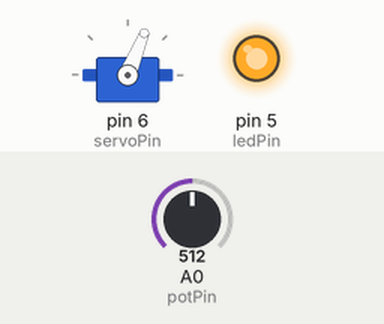
This sketch was run on a simulated Arduino Uno, built with avr-gcc and run on an emulated ATmega328P. Parts: servo, output pins drawn as LEDs (lit = HIGH). The test bench sets the inputs (shaded band); at power-on: A0 (potPin) = 512.

Above: at 1.2 s.
1.3 s: A0 (potPin) set to 405
2.8 s: A0 (potPin) set to 375
At 4.0 s:
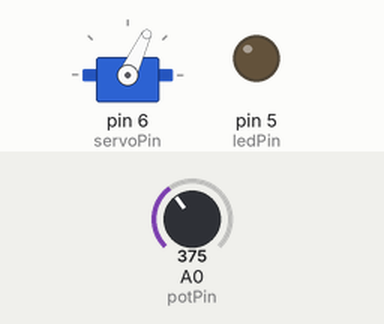
4.3 s: A0 (potPin) set to 306
At 5.1 s:
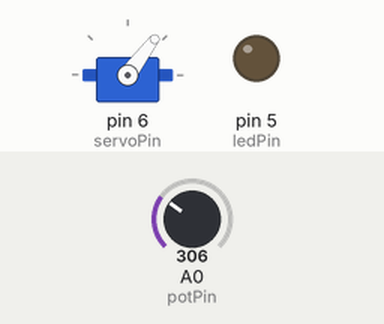
5.8 s: A0 (potPin) set to 122
At 6.1 s:
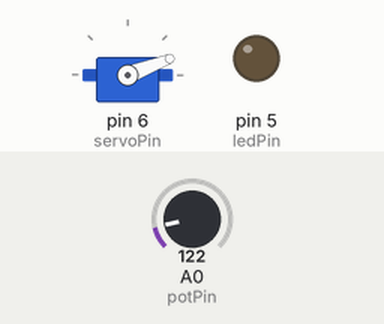
7.3 s: A0 (potPin) set to 58
At 8.4 s:
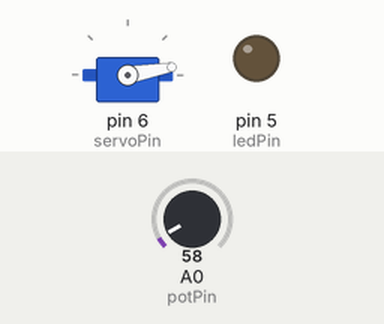
8.8 s: A0 (potPin) set to 511
At 9.5 s:
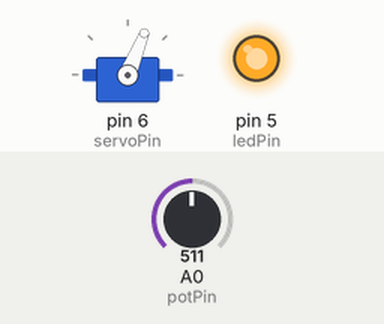
Timing chart, 0 to 11.3 s (numbered marks = the images above; inputs shaded):
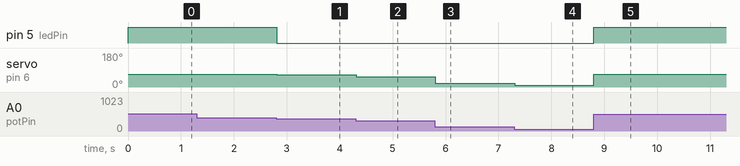

Measured:
- the behaviour switches between 393 and 392 on A0 (potPin) (found by bisection; images 0 and 1)
- after the input at 1.3 s, every drawn part: stays the same
- after the input at 2.8 s, pin 5 (ledPin): HIGH → LOW at once; servo on pin 6 (servoPin): 68° → 65° at once
- after the input at 4.3 s, servo on pin 6 (servoPin): 65° → 53° at once
- after the input at 5.8 s, servo on pin 6 (servoPin): 53° → 21° at once
- after the input at 7.3 s, servo on pin 6 (servoPin): 21° → 10° at once
- after the input at 8.8 s, pin 5 (ledPin): LOW → HIGH at once; servo on pin 6 (servoPin): 10° → 68° at once

The sketch:

servo_logic.ino
```cpp
#include <Servo.h>

Servo motor;
//pin number
int potPin = A0;
int servoPin = 6;
int ledPin = 5;

int volt;
int angle;

void setup() {

  motor.attach(servoPin);
  pinMode(ledPin, OUTPUT);

}

void loop() {

  // read potentiometer value
  volt = analogRead(potPin);

  // convert value to angle
  angle = map(volt, 0, 1023, 0, 180);

  // check  limit
  if(angle > 68) {

    motor.write(68);
    digitalWrite(ledPin, HIGH);

  }
   // normal movement
  else {

    motor.write(angle);
    digitalWrite(ledPin, LOW);

  }

  delay(20);
}
```
